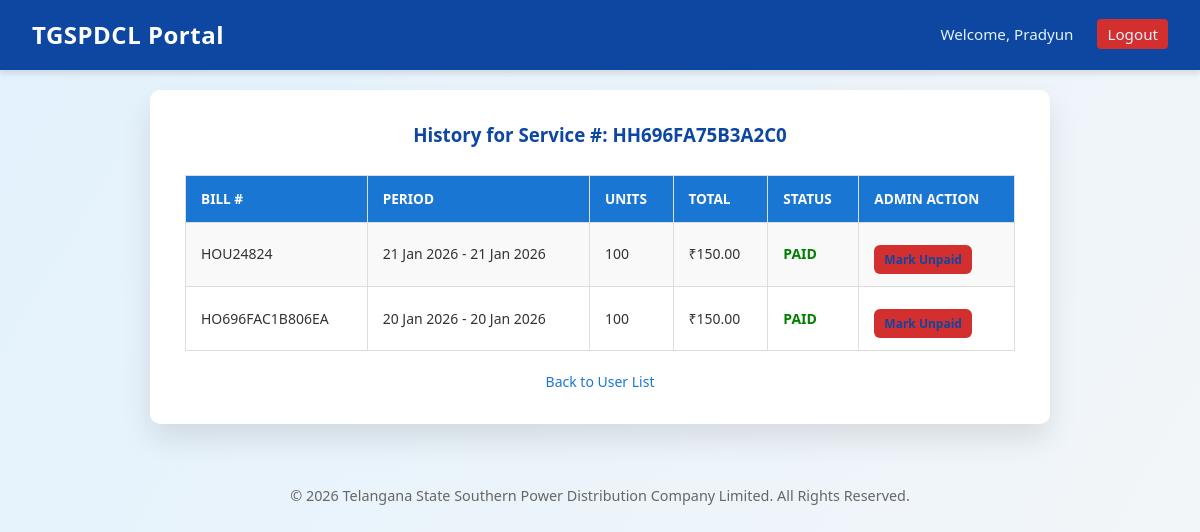
Page /view_user_bills.php?service_number=HH696FA75B3A2C0 (signed in) on the committed database.
### tables this page shows
CREATE TABLE `bills` (
  `id` int(11) NOT NULL AUTO_INCREMENT,
  `bill_number` varchar(20) NOT NULL,
  `service_number` varchar(20) NOT NULL,
  `start_date` date NOT NULL,
  `end_date` date NOT NULL,
  `units_consumed` int(11) NOT NULL,
  `total_amount` decimal(10,2) NOT NULL,
  `fine_amount` decimal(10,2) DEFAULT 0.00,
  `paid_status` enum('PAID','UNPAID') DEFAULT 'UNPAID',
  PRIMARY KEY (`id`),
  UNIQUE KEY `bill_number` (`bill_number`)
);

### view_user_bills.php (the view, shortened to what this page needs)
<?php
require_once 'includes/db.php';
$isAdmin = (isset($_SESSION['role']) && $_SESSION['role'] === 'ADMIN');
$serviceNumber = $_GET['service_number'] ?? null;
$stmt = $conn->prepare("SELECT * FROM bills WHERE service_number=? ORDER BY start_date DESC");
$stmt->bind_param("s", $serviceNumber);
$stmt->execute();
$result = $stmt->get_result();
require 'includes/header.php';
?>
<div class="container">
    <h3>History for Service #: <?= htmlspecialchars($serviceNumber) ?></h3>
    <?php if ($result->num_rows > 0): ?>
        <table class="table">
            <tr>
                <th>Bill #</th>
                <th>Period</th>
                <th>Units</th>
                <th>Total</th>
                <th>Status</th>
                <?php if ($isAdmin): ?>
                    <th>Admin Action</th>
                <?php endif; ?>
            </tr>
            <?php while ($row = $result->fetch_assoc()): ?>
                <tr>
                    <td><?= $row['bill_number'] ?></td>
                    <td>
                        <?= date("d M Y", strtotime($row['start_date'])) ?> -
                        <?= date("d M Y", strtotime($row['end_date'])) ?>
                    </td>
                    <td><?= $row['units_consumed'] ?></td>
                    <td>₹<?= number_format($row['total_amount'], 2) ?></td>
                    <td>
                        <?php if ($row['paid_status'] == 'PAID'): ?>
                            <span style="color:green; font-weight:bold;">PAID</span>
                        <?php else: ?>
                            <span style="color:red; font-weight:bold;">UNPAID</span>
                        <?php endif; ?>
                    </td>
                    <?php if ($isAdmin): ?>
                        <td class="text-center">
                            <?php if ($row['paid_status'] == 'UNPAID'): ?>
                                <a href="view_user_bills.php?service_number=<?= $serviceNumber ?>&action=toggle&bill_id=<?= $row['id'] ?>"
                                    class="btn" style="padding: 5px 10px; font-size: 12px; background: #2e7d32;">
                                    Mark Paid
                                </a>
                            <?php else: ?>
                                <a href="view_user_bills.php?service_number=<?= $serviceNumber ?>&action=toggle&bill_id=<?= $row['id'] ?>"
                                    class="btn" style="padding: 5px 10px; font-size: 12px; background: #d32f2f;">
                                    Mark Unpaid
                                </a>
                            <?php endif; ?>
                        </td>
                    <?php endif; ?>
                </tr>
            <?php endwhile; ?>
        </table>
    <?php else: ?>
        <p class="text-center">No bills found for this user.</p>
    <?php endif; ?>
    <div class="text-center" style="margin-top:20px;">
        <?php if ($isAdmin): ?>
            <a href="view_users.php" class="back-link">Back to User List</a>
        <?php else: ?>
            <a href="employee_dashboard.php" class="back-link">Back to Dashboard</a>
        <?php endif; ?>
    </div>
</div>
<?php require 'includes/footer.php'; ?>

### includes/header.php (shortened to what this page needs)
<!DOCTYPE html>
<html lang="en">
<head>
    <link rel="stylesheet" href="style.css">
</head>
<body>
    <?php if (isset($_SESSION['user_id'])): ?>
        <div class="navbar">
            <h1>TGSPDCL Portal</h1>
            <div class="nav-links">
                <span>Welcome,
                    <?= htmlspecialchars($_SESSION['user_name'] ?? 'User') ?>
                </span>
                <a href="logout.php" style="background:var(--danger); padding: 5px 10px; border-radius:4px;">Logout</a>
            </div>
        </div>
    <?php endif; ?>
    <div class="main-content">

### includes/footer.php
</div>
<footer style="text-align: center; margin-top: 40px; padding: 20px; color: #666; font-size: 0.9rem;">
    <p>&copy;
        <?= date("Y") ?> Telangana State Southern Power Distribution Company Limited. All Rights Reserved.
    </p>
</footer>
</body>
</html>

### style.css (style rules this page uses)
:root { --primary: #0d47a1; --secondary: #1976d2; --bg-gradient: linear-gradient(120deg, #e3f2fd, #f4f6f8); --white: #ffffff; --text: #333333; --danger: #d32f2f; --border: #dddddd; }
* { box-sizing: border-box; margin: 0; padding: 0; }
body { min-height: 100vh; font-family: "Segoe UI", Tahoma, sans-serif; background: var(--bg-gradient); color: var(--text); line-height: 1.6; }
.navbar { background-color: var(--primary); padding: 1rem 2rem; display: flex; justify-content: space-between; align-items: center; color: var(--white); box-shadow: 0 4px 6px rgba(0, 0, 0, 0.1); margin-bottom: 20px; }
.navbar h1 { font-size: 1.5rem; font-weight: 600; letter-spacing: 0.5px; }
.nav-links a, .nav-links span { color: #e3f2fd; text-decoration: none; margin-left: 20px; font-weight: 500; transition: 0.2s; font-size: 0.95rem; }
.container { max-width: 900px; width: 95%; margin: 0 auto 40px auto; background: var(--white); padding: 30px 35px; border-radius: 10px; box-shadow: 0 15px 30px rgba(0, 0, 0, 0.1); animation: fadeIn 0.5s ease; }
h2, h3, h4 { text-align: center; margin-bottom: 25px; color: var(--primary); font-weight: 600; }
button, .btn { display: inline-block; padding: 12px; border-radius: 6px; border: none; background: linear-gradient(135deg, var(--secondary), var(--primary)); color: var(--white); font-size: 16px; cursor: pointer; transition: 0.3s; margin-top: 10px; text-align: center; text-decoration: none; width: auto; }
a.back-link { display: block; margin-top: 18px; text-align: center; text-decoration: none; color: var(--secondary); font-size: 14px; }
.table { width: 100%; border-collapse: collapse; margin-top: 20px; font-size: 14px; background: var(--white); }
.table th, .table td { border: 1px solid var(--border); padding: 12px 15px; text-align: left; vertical-align: middle; }
.table th { background-color: var(--secondary); color: var(--white); font-weight: 600; text-transform: uppercase; font-size: 0.85rem; }
.table tr:nth-child(even) { background-color: #f9f9f9; }
.table td a { color: var(--primary); font-weight: 600; text-decoration: none; }
.text-center { text-align: center; }

### rows in the picture
bills: bill_number "HOU24824", start_date "21 Jan 2026", end_date "21 Jan 2026", units_consumed "100", total_amount "150.00", paid_status "PAID"
bills: bill_number "HO696FAC1B806EA", start_date "20 Jan 2026", end_date "20 Jan 2026", units_consumed "100", total_amount "150.00", paid_status "PAID"

### other values in the picture
$_SESSION['user_name'] "Pradyun"
$serviceNumber "HH696FA75B3A2C0"
